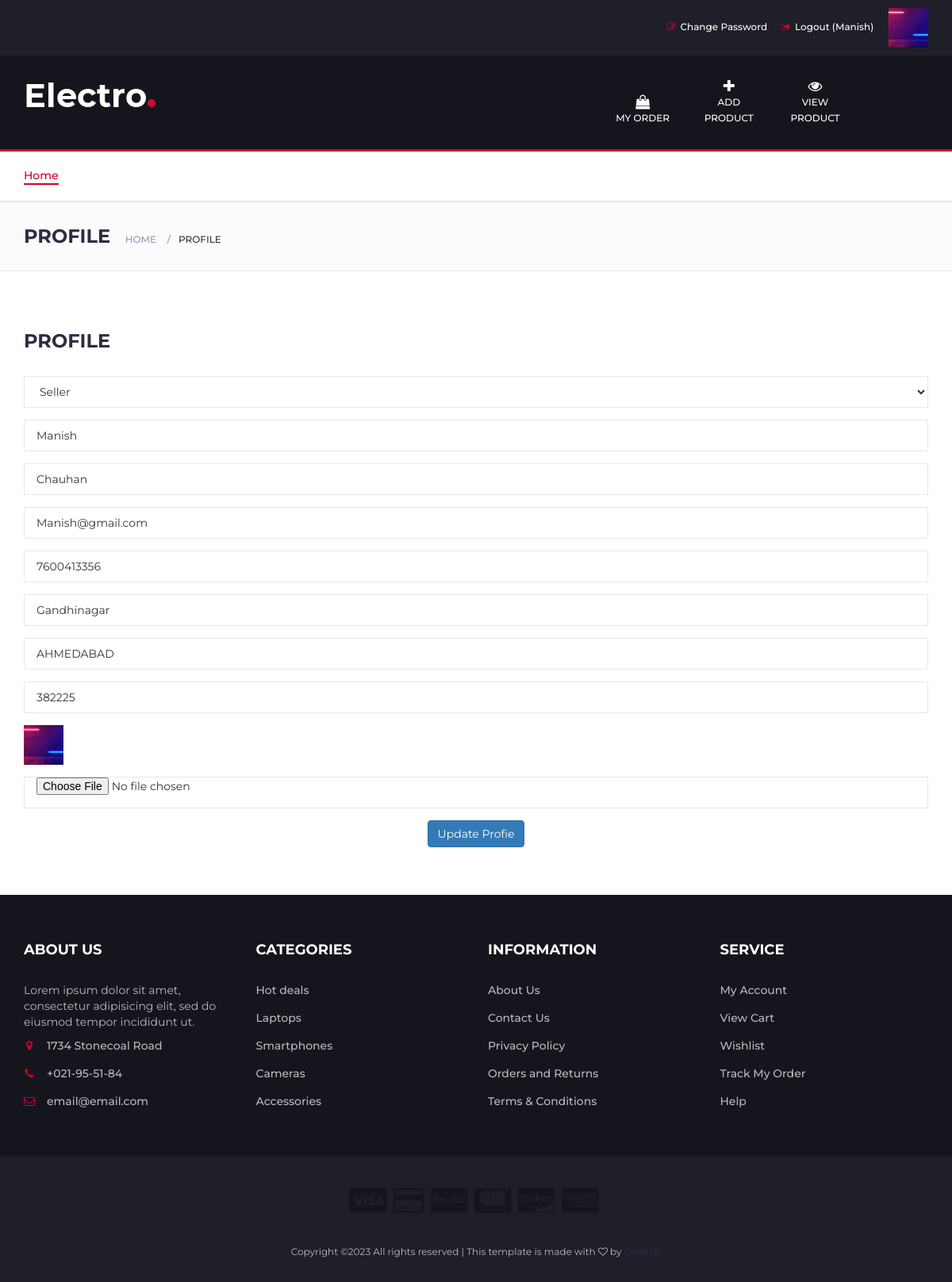
Before: /profile/ (signed in) with the older database file.
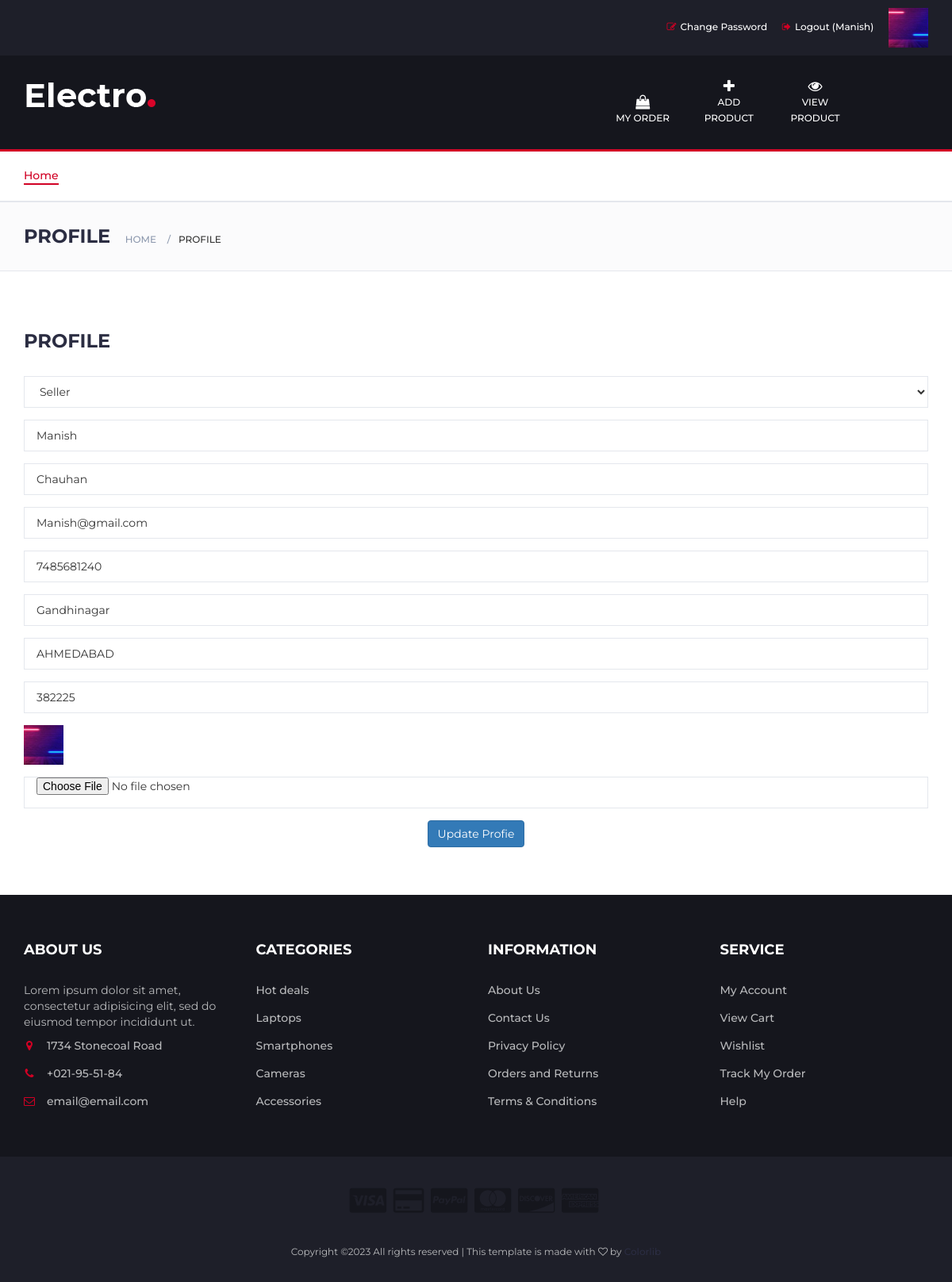
After: the same page with the newer database file.
### myapp/models.py (models this page shows, shortened)
class User(models.Model):
	fname=models.CharField(max_length=100)
	lname=models.CharField(max_length=100)
	email=models.EmailField()
	mobile=models.PositiveSmallIntegerField()
	address=models.TextField(max_length=100)
	city=models.CharField(max_length=100)
	zipcode=models.PositiveSmallIntegerField()
	password=models.CharField(max_length=100)
	profile_pic=models.ImageField(upload_to='profile_pic',default="")
	usertype=models.CharField(max_length=100,default="buyer")

### myapp/views.py (the view, shortened to what this page needs)
# urls.py: path('profile/',views.profile,name="profile"),
def profile(request):
	user=User.objects.get(email=request.session['email'])
	if request.method=="POST":
		user.fname=request.POST['fname']
		user.lname=request.POST['lname']
		user.email=request.POST['email']
		user.mobile=request.POST['mobile']
		user.address=request.POST['address']
		user.city=request.POST['city']
		user.zipcode=request.POST['zipcode']
		try:
			user.profile_pic=request.FILES['profile_pic']
		except:
			pass
		user.save()
		request.session['profile_pic']=user.profile_pic.url
		if user.usertype=="seller":
			msg="Profile Updated Successfully"
			return render(request,'seller-profile.html',{'user':user,'msg':msg})
		else:
			carts=Cart.objects.filter(user=user,paymemt_status=False)
			net_price=0
			total_qty=0
			for i in carts:
				net_price=net_price+i.total_price
				total_qty=total_qty+i.product_qty
			msg="Profile Updated Successfully"
			return render(request,'profile.html',{'user':user,'msg':msg,'carts':carts,'net_price':net_price,'total_qty':total_qty})
	else:
		if user.usertype=="seller":
			return render(request,'seller-profile.html',{'user':user})

### myapp/templates/seller-profile.html (shortened to what this page needs)
{% extends 'seller-header.html' %}
{% load static %}
{% block content %}
<!DOCTYPE html>
<html lang="en">
	<head>
    </head>
	<body>
		<div id="breadcrumb" class="section">
			<div class="container">
				<div class="row">
					<div class="col-md-12">
						<h3 class="breadcrumb-header">Profile</h3>
						<ul class="breadcrumb-tree">
							<li><a href="{% url 'seller-index' %}">Home</a></li>
							<li class="active">Profile</li>
						</ul>
					</div>
				</div>
			</div>
		</div>
		<div class="section">
			<div class="container">
				<div class="row">
					<div class="col-md-12">
						<div class="billing-details">
							<div class="section-title">
								<h3 class="title">Profile</h3>
							</div>
							<form name="profile" method="POST" action="{% url 'profile' %}" enctype="multipart/form-data">
							<div class="form-group" align="center">
								<select class="input" name="usertype">
									<option value="seller" selected>Seller</option>
								</select>
							</div>
							<div class="form-group" >
								<input class="input" type="text" name="fname" value="{{ user.fname }}">
							</div>
							<div class="form-group">
								<input class="input" type="text" name="lname" value="{{ user.lname }}">
							</div>
							<div class="form-group">
								<input class="input" type="email" name="email" value="{{ user.email }}" readonly>
							</div>
							<div class="form-group">
								<input class="input" type="text" name="mobile" value="{{ user.mobile }}">
							</div>
							<div class="form-group">
								<input class="input" type="textarea" name="address" value="{{user.address}}">
							</div>
							<div class="form-group">
								<input class="input" type="text" name="city" value="{{user.city}}">
							</div>
							<div class="form-group">
								<input class="input" type="text" name="zipcode" value="{{user.zipcode}}">
							</div>
							<div class="form-group">
								<img src="{{ user.profile_pic.url }}" height="50px" width="50px">
							</div>
							<div class="form-group">
								<input class="input" type="file" name="profile_pic">
							</div>
							<div class="form-group" align="center">
								<input class="btn btn-primary" type="submit" value="Update Profie">
							</div>
							</form>
						</div>
					</div>
				</div>
			</div>
		</div>
	</body>
</html>
{% endblock %}

### myapp/templates/seller-header.html (shortened to what the changed rows need)
{% load static %}
<!DOCTYPE html>
<html lang="en">
	<head>
		<link type="text/css" rel="stylesheet" href="{% static 'css/bootstrap.min.css' %}"/>
		<link type="text/css" rel="stylesheet" href="{% static 'css/slick.css' %}"/>
		<link type="text/css" rel="stylesheet" href="{% static 'css/slick-theme.css' %}"/>
		<link type="text/css" rel="stylesheet" href="{% static 'css/nouislider.min.css' %}"/>
		<link rel="stylesheet" href="{% static 'css/font-awesome.min.css' %}">
		<link type="text/css" rel="stylesheet" href="{% static 'css/style.css' %}"/>
    </head>
	<body>
		<header>
			<div id="top-header">
				<div class="container">
					<ul class="header-links pull-right">
						{% if request.session.email %}
							<li><a href="{% url 'change-password' %}"><i class="fa fa-edit"></i>Change Password</a></li>
							<li><a href="{% url 'logout' %}"><i class="fa fa-sign-out"></i>Logout ({{request.session.fname}})</a></li>
							<li><a href="{% url 'profile' %}"><img src="{{ request.session.profile_pic }}" width="50px" height="50px"></a></li>
						{% else %}
							<li><a href="{% url 'signup' %}"><i class="fa fa-sign-in"></i> Sign Up</a></li>
							<li><a href="{% url 'login' %}"><i class="fa fa-sign-in"></i> Login </a></li>
						{% endif %}
					</ul>
				</div>
			</div>
		</header>
			{% block content %}
			{% endblock %}
	</body>
</html>

Changed rows visible on the page:
changed User "Manish": mobile "7600413356" → "7485681240"
